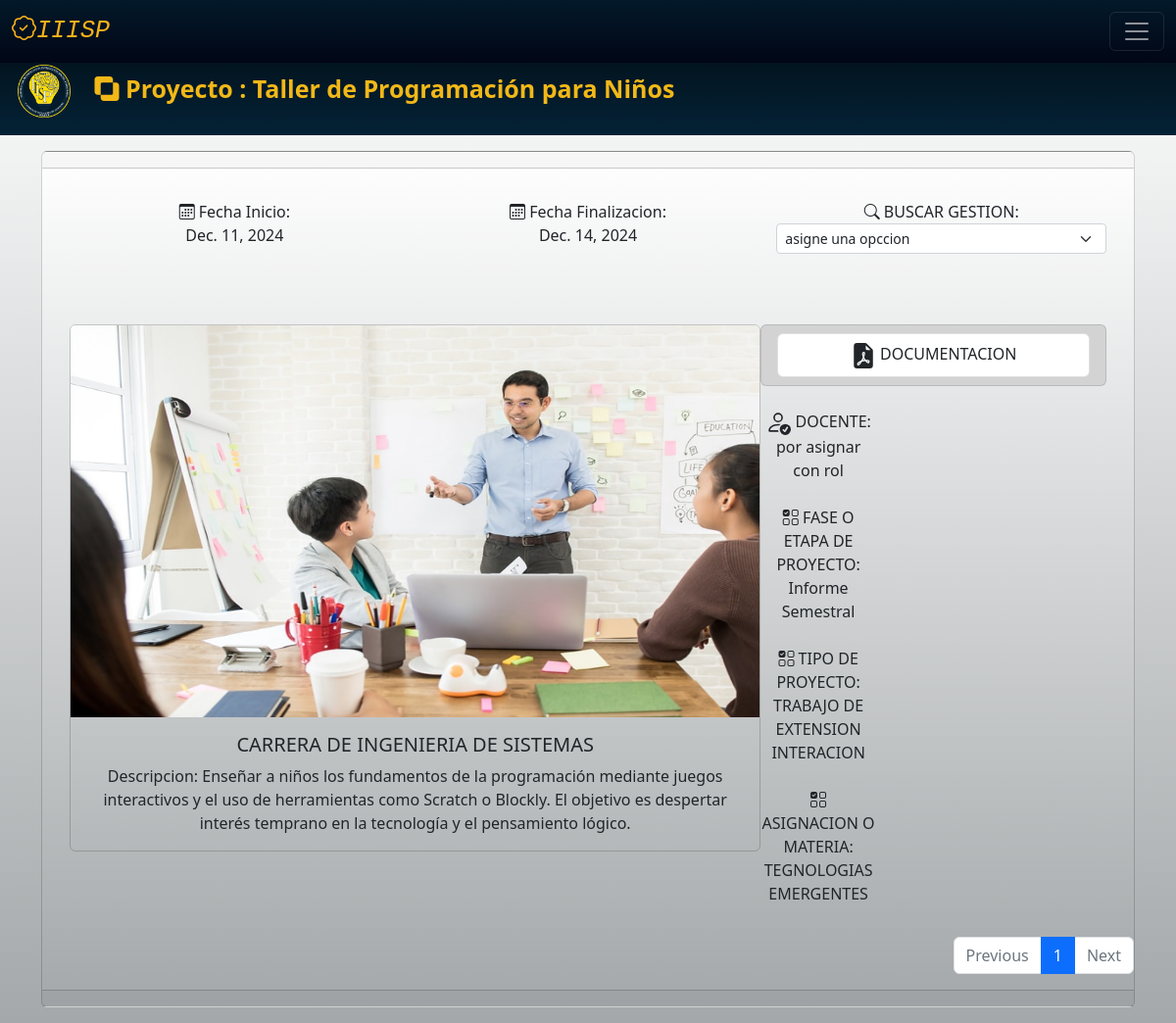
Page /vista/21 on the committed database.
### proyectos/models.py (models this page shows, shortened)
class T_Proyectos(models.Model):
    Id_Proyect=models.AutoField(primary_key=True)
    Titulo= models.CharField(max_length=150,verbose_name='Titulo')
    Fecha_Inicio= models.DateField(auto_now=False, auto_now_add=False)
    Fecha_Finalizacion=models.DateField(auto_now=False, auto_now_add=False)
    Descripcion=models.TextField(verbose_name='Descripcion', blank=True)
    Documentacion=models.FileField(upload_to='Documento/',verbose_name='Documentacion',null=True)
    Imagen=models.ImageField(upload_to='imagenes/', verbose_name='Imagen', null= True)
    T_Fase_proyecto=models.ForeignKey(T_Fase_proyecto, on_delete=models.CASCADE,verbose_name='Fase del Proyecto')
    T_Gestion=models.ForeignKey(T_Gestion, on_delete=models.CASCADE, verbose_name='Gestion')
    T_Tipo_Proyecto=models.ForeignKey(T_Tipo_Proyecto, on_delete=models.CASCADE, verbose_name='Tipo de Proyecto')
    T_Materia= models.ForeignKey(T_Materia, on_delete=models.CASCADE, null=True, blank=True, verbose_name='Materia' )

class T_Fase_proyecto(models.Model):
    Id_fase= models.AutoField(primary_key=True)
    Fase=models.CharField(max_length=100,verbose_name='Fase')

class T_Tipo_Proyecto(models.Model):
    Id_tipo=models.AutoField(primary_key=True)
    Tipo= models.CharField(max_length=100, verbose_name='Tipo')

class T_Materia(models.Model):
    Id_Materia= models.AutoField(primary_key=True)
    Materia=models.CharField(max_length=100,verbose_name='Materia')
    T_Semestre=models.ForeignKey(T_Semestre, on_delete=models.CASCADE, verbose_name="Semestre")
    user = models.ForeignKey(User, on_delete=models.CASCADE, verbose_name='Usuario', null=True, blank=True)

### proyectos/views.py (the view)
# urls.py: path('vista/<int:Id_M>', views.vista, name='vista'),
def vista(request, Id_M):
    Id_Materia=models.T_Materia.objects.get(pk=Id_M)
    datos=models.T_Proyectos.objects.filter(T_Materia=Id_Materia)
    paginator = Paginator(datos,1)
    page_number = request.GET.get('page')  # Obtén el número de página de la URL
    datos = paginator.get_page(page_number)  # Obtiene la página actual
    return render(request, 'semestres/vista.html',{'datos': datos,})

### proyectos/templates/semestres/vista.html (shortened to what this page needs)
{% extends 'p_principal.html' %}
{% load static %}
{% block content %}
{% for itenDatos  in datos %}
<br>
<br>
<div  id="tform" >
    <a id="af">
        <img src="{% static 'img\logo.png' %}" alt=".."id="pieportada" >
        <i class="bi bi-exclude"></i> Proyecto : {{ itenDatos.Titulo}}
    </a>
</div>
<div class='container'id="fondo2">
  <div class="card text-center"id="fondo1">
    <div class="card-header">
    </div>
    <div class="card-body"id="fondo2">
      <div class="container text-center" id="fondo2">
        <div class="row">
          <div class="col" >
            <i class="bi bi-calendar3"></i> Fecha Inicio: <br>{{ itenDatos.Fecha_Inicio }}
          </div>
          <div class="col">
            <i class="bi bi-calendar3"></i> Fecha Finalizacion:<br>{{ itenDatos.Fecha_Finalizacion }}
          </div>
          <div class="col">
            <i class="bi bi-search"></i> BUSCAR GESTION: <br>
            <select class="form-select form-select-sm" aria-label="Small select example">
              <option selected>asigne una opccion</option>
            </select>
          </div>
        </div>
        <br>
        <br>
        <br>
        <div class="row g-0 text-center">
          <div class="col-sm-6 col-md-8"id="fondo2">
            <div class="card mb-3"id="fondo2">
              <img src="{{ itenDatos.Imagen.url }}" class="card-img-top" height="400"; />
              <div class="card-body" id="fondo2">
                <h5 class="card-title">CARRERA DE INGENIERIA DE SISTEMAS</h5>
                <p class="card-text">Descripcion: {{ itenDatos.Descripcion }} </p>
              </div>
            </div>
          </div>
          <div class="col-12 col-md-4">
            <div class="accordion" id="accordionExample">
              <ul class="list-group">
                <li class="list-group-item list-group-item-dark">
                  <a href="{{ itenDatos.Documentacion.url }}" class="list-group-item list-group-item-action"> DOCUMENTACION</a>
                </li>
              </ul>
              <br>
              <div class="col-12 col-md-4">
                 DOCENTE: <br> por asignar con rol
              </div>
              <br>
              <div class="col-12 col-md-4">
                <i class="bi bi-ui-checks-grid"></i> FASE O ETAPA DE PROYECTO: <br>{{ itenDatos.T_Fase_proyecto.Fase }}
              </div>
              <br>
              <div class="col-12 col-md-4">
                <i class="bi bi-ui-checks-grid"></i> TIPO DE PROYECTO: <br>{{ itenDatos.T_Tipo_Proyecto.Tipo }}
              </div>
              <br>
              <div class="col-12 col-md-4">
                <i class="bi bi-ui-checks-grid"></i> ASIGNACION O MATERIA: <br>{{ itenDatos.T_Materia.Materia }}
              </div>
            </div>
          </div>
        </div>
      </div>
    </div>
    <nav aria-label="Page navigation example">
      <ul class="pagination justify-content-end">
        <li class="page-item {% if not datos.has_previous %} disabled {% endif %}">
          <a class="page-link" href="{% if datos.has_previous %}?page={{ datos.previous_page_number }}{% else %}#{% endif %}">Previous</a>
        </li>
        {% for num_pagina in datos.paginator.page_range %}
          <li class="page-item {% if num_pagina == datos.number %} active {% endif %}">
            <a class="page-link" href="?page={{ num_pagina }}">{{ num_pagina }}</a>
          </li>
        {% endfor %}
        <li class="page-item {% if not datos.has_next %} disabled {% endif %}">
          <a class="page-link" href="{% if datos.has_next %}?page={{ datos.next_page_number }}{% else %}#{% endif %}">Next</a>
        </li>
      </ul>
    </nav>
    <div class="card-footer text-body-secondary">
    </div>
  </div>
  {% endfor %}
{% endblock %}

### proyectos/static/css/home.css (style rules this page uses)
#fondo1 { background-image: linear-gradient(rgb(255, 255, 255),rgb(164, 168, 170)); }
#fondo2 { background-color: rgba(0, 0, 0, 0); }

### proyectos/static/css/uno/uno.css (style rules this page uses)
.active { background-color: rgb(19, 69, 71); color: white; }

### proyectos/static/css/uno/form.css (style rules this page uses)
#pieportada { width: 90px; height: 90px; padding: 18px; }
#tform { height: 40%; background: linear-gradient(#02111b, rgb(4, 34, 54)); }
#af { color: rgb(241, 184, 24); font-size: 25px; font-weight: bold; }
.container { padding: 16px; }

### rows in the picture
T_Proyectos: Titulo "Taller de Programación para Niños", Fecha_Inicio "Dec. 11, 2024", Fecha_Finalizacion "Dec. 14, 2024", Imagen (picture), Descripcion "Enseñar a niños los fundamentos de la programación mediante juegos interactivos y el uso de herramientas como Scratch o Blockly. El objetivo es despertar interés temprano en la tecnología y el pensamiento lógico.", T_Fase_proyecto.Fase "Informe Semestral", T_Tipo_Proyecto.Tipo "TRABAJO DE EXTENSION INTERACION", T_Materia.Materia "TEGNOLOGIAS EMERGENTES", page_range "1"
